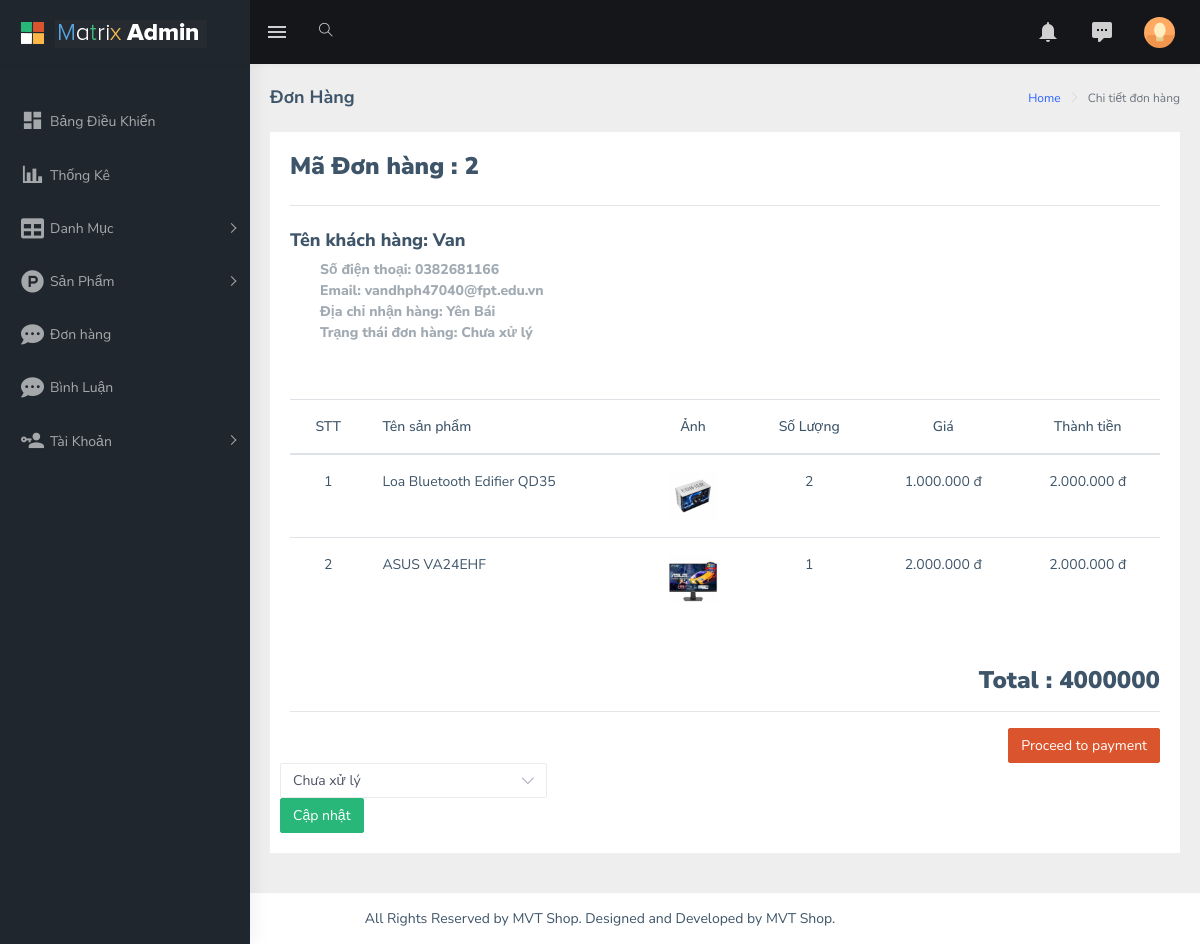
Screenshot of /admin/index.php?act=order_detail&order_id=2 with the database file from the repository.
### tables this page shows
CREATE TABLE `order` (
  `order_id` int(11) NOT NULL,
  `customer_name` varchar(100) NOT NULL,
  `customer_address` varchar(255) NOT NULL,
  `order_status` tinyint(4) NOT NULL DEFAULT 0,
  `customer_phone` int(11) NOT NULL,
  `customer_email` varchar(50) NOT NULL,
  `user_id` int(11) NOT NULL
);

CREATE TABLE `account` (
  `account_id` int(11) NOT NULL,
  `user` varchar(100) NOT NULL,
  `password` varchar(100) NOT NULL,
  `phone_number` varchar(15) NOT NULL,
  `email` varchar(50) NOT NULL,
  `address` varchar(255) NOT NULL,
  `role_id` int(11) NOT NULL
);

CREATE TABLE `order_details` (
  `order_detail_id` int(11) NOT NULL,
  `product_id` int(11) NOT NULL,
  `order_id` int(11) NOT NULL,
  `product_price` int(11) NOT NULL,
  `quantity` int(11) NOT NULL
);

CREATE TABLE `product` (
  `product_id` int(11) NOT NULL,
  `product_name` varchar(100) NOT NULL,
  `product_price` int(11) NOT NULL,
  `product_image` varchar(100) NOT NULL,
  `product_describe` text NOT NULL,
  `status` enum('active','inactive','','') NOT NULL,
  `category_id` int(11) NOT NULL,
  `brand_id` int(11) NOT NULL,
  `color_id` int(11) NOT NULL
);

### model/pdo.php (called while the page is built, shortened)
<?php
function pdo_get_connection(){
    $dburl = "mysql:host=localhost;dbname=group5_project1;charset=utf8";
    $username = 'root';
    $password = '';
    $conn = new PDO($dburl, $username, $password);
    $conn->setAttribute(PDO::ATTR_ERRMODE, PDO::ERRMODE_EXCEPTION);
    return $conn;
}
function pdo_query($sql){
    $sql_args = array_slice(func_get_args(), 1);
    try{
        $conn = pdo_get_connection();
        $stmt = $conn->prepare($sql);
        $stmt->execute($sql_args);
        $rows = $stmt->fetchAll();
        return $rows;
    }
    catch(PDOException $e){
        throw $e;
    }
    finally{
        unset($conn);
    }
}
function pdo_query_one($sql){
    $sql_args = array_slice(func_get_args(), 1);
    try{
        $conn = pdo_get_connection();
        $stmt = $conn->prepare($sql);
        $stmt->execute($sql_args);
        $row = $stmt->fetch(PDO::FETCH_ASSOC);
        return $row;
    }
    catch(PDOException $e){
        throw $e;
    }
    finally{
        unset($conn);
    }
}

### model/cart.php (called while the page is built, shortened)
<?php
    function load_one_order($order_id){
        $sql = "SELECT * FROM `order` where order_id =$order_id";
        $order = pdo_query_one($sql);
        return $order;
    }
    function load_one_acc($account_id){
        $sql = "SELECT * FROM account where account_id = $account_id";
        $acc_id = pdo_query_one($sql);
        return $acc_id;
    }
    function order_details($order_id){
        $sql = "SELECT order_details.order_id,order_details.product_price,order_details.quantity,product.product_image,product.product_name FROM order_details JOIN product ON order_details.product_id = product.product_id WHERE order_details.order_id = $order_id";
        $list_order_details = pdo_query($sql);
        return $list_order_details;
    }
?>

### model/total.php (called while the page is built, shortened)
<?php
    function total_price($cart){
        $total_price = 0;
        foreach($cart as $key => $value){
            $total_price += $value['quantity'] * $value['product_price'];
        }
        return $total_price;
    }
?>

### admin/cart/order-detail.php (the view, shortened to what this page needs)
<div id="main-wrapper">
    <div class="page-wrapper">
        <div class="page-breadcrumb">
            <div class="row">
                <div class="col-12 d-flex no-block align-items-center">
                    <h4 class="page-title">Đơn Hàng</h4>
                    <div class="ml-auto text-right">
                        <nav aria-label="breadcrumb">
                            <ol class="breadcrumb">
                                <li class="breadcrumb-item"><a href="#">Home</a></li>
                                <li class="breadcrumb-item active" aria-current="page">Chi tiết đơn hàng</li>
                            </ol>
                        </nav>
                    </div>
                </div>
            </div>
        </div>
        <div class="container-fluid">
            <div class="row">
                <div class="col-md-12">
                    <div class="card card-body printableArea">
                        <h3><b> Mã Đơn hàng : <?php echo $order['order_id'] ?></b> <span class="pull-right"></span></h3>
                        <hr>
                        <div class="row">
                            <div class="col-md-12">
                                <div class="pull-left text-left">
                                    <address>
                                        <h4 class="font-bold">Tên khách hàng:  <?php echo $acc['user'] ?> </h4>
                                        <p class="text-muted m-l-30 font-bold">Số điện thoại:   <?php echo $acc['phone_number'] ?>
                                            <br /> Email: <?php echo $acc['email'] ?>
                                            <br /> Địa chỉ nhận hàng:  <?php echo $order['customer_address'] ?>
                                            <br /> Trạng thái đơn hàng: <?php if($order['order_status'] == 0) { ?> Chưa xử lý
                                                                        <?php } elseif($order['order_status'] == 1) { ?> Đang xử lý
                                                                        <?php } elseif($order['order_status'] == 2) { ?> Đang giao Hàng
                                                                        <?php } elseif($order['order_status'] == 3) { ?> Giao hàng thành công
                                                                        <?php } else{ ?> Hủy đơn
                                                                        <?php } ?>
                                        </p>
                                    </address>
                                </div>
                            </div>
                            <div class="col-md-12">
                                <div class="table-responsive m-t-40" style="clear: both;">
                                    <table class="table table-hover">
                                        <thead>
                                            <tr>
                                                <th class="text-center">STT</th>
                                                <th>Tên sản phẩm</th>
                                                <th class="text-center">Ảnh</th>
                                                <th class="text-center">Số Lượng</th>
                                                <th class="text-center">Giá</th>
                                                <th class="text-center">Thành tiền</th>
                                            </tr>
                                        </thead>
                                        <tbody>
                                            <?php foreach($list_order_details as $key => $order_details) {?>
                                            <tr>
                                                <td class="text-center"><?php echo $key + 1 ?></td>
                                                <td><?php echo $order_details['product_name'] ?></td>
                                                <td class="text-center"><img src="./upload/<?php echo $order_details['product_image']?>" alt="" width="50px"></td>
                                                <td class="text-center"><?php echo $order_details['quantity'] ?></td>
                                                <td class="text-center"><?php echo number_format($order_details['product_price'], 0, ',', '.')?> đ</td>
                                                <td class="text-center"> <?php echo number_format($order_details['product_price'] * $order_details['quantity'], 0, ',', '.')?> đ </td>
                                            </tr>
                                            <?php } ?>
                                        </tbody>
                                    </table>
                                </div>
                            </div>
                            <div class="col-md-12">
                                <div class="pull-right m-t-30 text-right">
                                    <h3><b>Total : <?php echo total_price($list_order_details) ?></b></h3>
                                </div>
                                <hr>
                                <div class="text-right">
                                    <button class="btn btn-danger" type="submit"> Proceed to payment </button>
                                </div>
                            </div>
                            <form action="index.php?act=update_order" method="post">
                                <select class="select2 form-control custom-select" id="" name="order_status" required="required">
                                    <option value="0">Chưa xử lý</option>
                                </select>
                                <input type="submit" class="btn btn-success" value="Cập nhật" name="btn-update-status">
                            </form>
                        </div>
                    </div>
                </div>
            </div>
        </div>
    </div>
</div>

### rows the page displays
order: order_id "2", customer_address "Yên Bái"
account: user "Van", phone_number "0382681166", email "vandhph47040@fpt.edu.vn"
order_details: product.product_name "Loa Bluetooth Edifier QD35", product.product_image (picture), quantity "2", product_price "1.000.000", $order_details['product_price'] * $order_details['quantity'] "2.000.000"
order_details: product.product_name "ASUS VA24EHF", product.product_image (picture), quantity "1", product_price "2.000.000", $order_details['product_price'] * $order_details['quantity'] "2.000.000"

### other values shown
total_price($list_order_details) "4000000"
